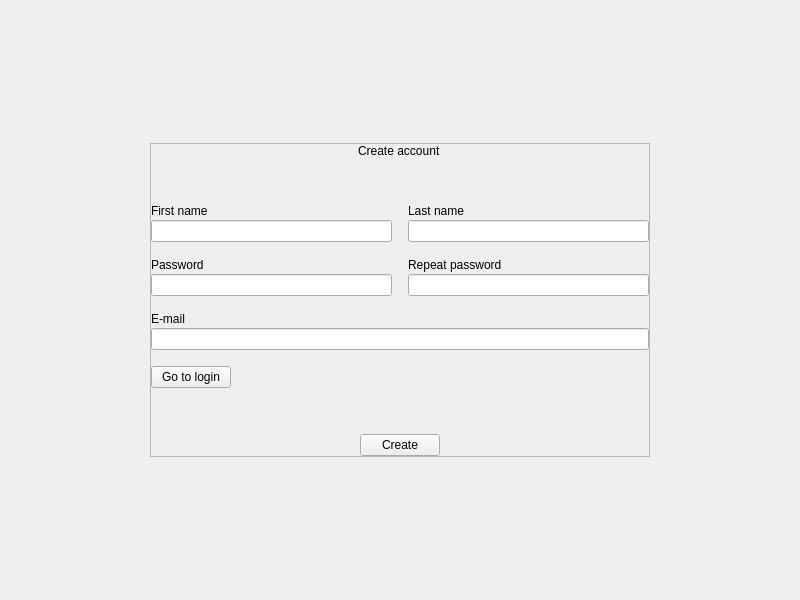
<?xml version="1.0" encoding="UTF-8"?>
<ui version="4.0">
 <class>create_account</class>
 <widget class="QWidget" name="create_account">
  <property name="geometry">
   <rect>
    <x>0</x>
    <y>0</y>
    <width>800</width>
    <height>600</height>
   </rect>
  </property>
  <property name="windowTitle">
   <string>Loggin</string>
  </property>
  <property name="styleSheet">
   <string notr="true"/>
  </property>
  <layout class="QVBoxLayout" name="verticalLayout">
   <property name="spacing">
    <number>6</number>
   </property>
   <property name="leftMargin">
    <number>9</number>
   </property>
   <property name="topMargin">
    <number>9</number>
   </property>
   <property name="rightMargin">
    <number>9</number>
   </property>
   <property name="bottomMargin">
    <number>9</number>
   </property>
   <item alignment="Qt::AlignHCenter|Qt::AlignVCenter">
    <widget class="QFrame" name="c_center">
     <property name="minimumSize">
      <size>
       <width>500</width>
       <height>0</height>
      </size>
     </property>
     <property name="frameShape">
      <enum>QFrame::StyledPanel</enum>
     </property>
     <property name="frameShadow">
      <enum>QFrame::Raised</enum>
     </property>
     <layout class="QVBoxLayout" name="verticalLayout_2">
      <property name="leftMargin">
       <number>0</number>
      </property>
      <property name="topMargin">
       <number>0</number>
      </property>
      <property name="rightMargin">
       <number>0</number>
      </property>
      <property name="bottomMargin">
       <number>0</number>
      </property>
      <item alignment="Qt::AlignHCenter">
       <widget class="Label" name="lb_title">
        <property name="text">
         <string>Create account</string>
        </property>
       </widget>
      </item>
      <item>
       <spacer name="verticalSpacer_2">
        <property name="orientation">
         <enum>Qt::Vertical</enum>
        </property>
        <property name="sizeHint" stdset="0">
         <size>
          <width>20</width>
          <height>40</height>
         </size>
        </property>
       </spacer>
      </item>
      <item>
       <layout class="QVBoxLayout" name="ly_inputs">
        <property name="spacing">
         <number>16</number>
        </property>
        <item>
         <layout class="QVBoxLayout" name="ly_upper">
          <property name="spacing">
           <number>16</number>
          </property>
          <item>
           <layout class="QHBoxLayout" name="ly_up">
            <property name="spacing">
             <number>16</number>
            </property>
            <item>
             <layout class="QVBoxLayout" name="ly_first_name">
              <property name="spacing">
               <number>2</number>
              </property>
              <property name="topMargin">
               <number>0</number>
              </property>
              <item>
               <widget class="QLabel" name="lb_first_name">
                <property name="text">
                 <string>First name</string>
                </property>
               </widget>
              </item>
              <item>
               <widget class="LineEdit" name="i_first_name"/>
              </item>
             </layout>
            </item>
            <item>
             <layout class="QVBoxLayout" name="ly_last_name">
              <property name="spacing">
               <number>2</number>
              </property>
              <property name="topMargin">
               <number>0</number>
              </property>
              <item>
               <widget class="QLabel" name="lb_last_name">
                <property name="text">
                 <string>Last name</string>
                </property>
               </widget>
              </item>
              <item>
               <widget class="LineEdit" name="i_last_name"/>
              </item>
             </layout>
            </item>
           </layout>
          </item>
          <item>
           <layout class="QHBoxLayout" name="ly_down">
            <property name="spacing">
             <number>16</number>
            </property>
            <item>
             <layout class="QVBoxLayout" name="ly_password">
              <property name="spacing">
               <number>2</number>
              </property>
              <property name="topMargin">
               <number>0</number>
              </property>
              <item>
               <widget class="QLabel" name="lb_password">
                <property name="text">
                 <string>Password</string>
                </property>
               </widget>
              </item>
              <item>
               <widget class="LineEdit" name="i_password"/>
              </item>
             </layout>
            </item>
            <item>
             <layout class="QVBoxLayout" name="ly_repeat_password">
              <property name="spacing">
               <number>2</number>
              </property>
              <property name="topMargin">
               <number>0</number>
              </property>
              <item>
               <widget class="QLabel" name="lb_repeat_password">
                <property name="text">
                 <string>Repeat password</string>
                </property>
               </widget>
              </item>
              <item>
               <widget class="LineEdit" name="i_repeat_password"/>
              </item>
             </layout>
            </item>
           </layout>
          </item>
         </layout>
        </item>
        <item>
         <layout class="QVBoxLayout" name="ly_email">
          <property name="spacing">
           <number>2</number>
          </property>
          <property name="leftMargin">
           <number>0</number>
          </property>
          <property name="topMargin">
           <number>0</number>
          </property>
          <item>
           <widget class="QLabel" name="lb_email">
            <property name="text">
             <string>E-mail</string>
            </property>
           </widget>
          </item>
          <item>
           <widget class="LineEdit" name="i_email"/>
          </item>
         </layout>
        </item>
        <item alignment="Qt::AlignLeft">
         <widget class="Button" name="bt_login">
          <property name="text">
           <string>Go to login</string>
          </property>
         </widget>
        </item>
       </layout>
      </item>
      <item>
       <spacer name="verticalSpacer">
        <property name="orientation">
         <enum>Qt::Vertical</enum>
        </property>
        <property name="sizeHint" stdset="0">
         <size>
          <width>20</width>
          <height>40</height>
         </size>
        </property>
       </spacer>
      </item>
      <item alignment="Qt::AlignHCenter">
       <widget class="Button" name="bt_create">
        <property name="text">
         <string>Create</string>
        </property>
       </widget>
      </item>
     </layout>
    </widget>
   </item>
  </layout>
 </widget>
 <customwidgets>
  <customwidget>
   <class>Label</class>
   <extends>QLabel</extends>
   <header>.promoted.label</header>
  </customwidget>
  <customwidget>
   <class>Button</class>
   <extends>QPushButton</extends>
   <header>.promoted.button</header>
  </customwidget>
  <customwidget>
   <class>LineEdit</class>
   <extends>QLineEdit</extends>
   <header>.promoted.line_edit</header>
  </customwidget>
 </customwidgets>
 <resources/>
 <connections/>
</ui>
